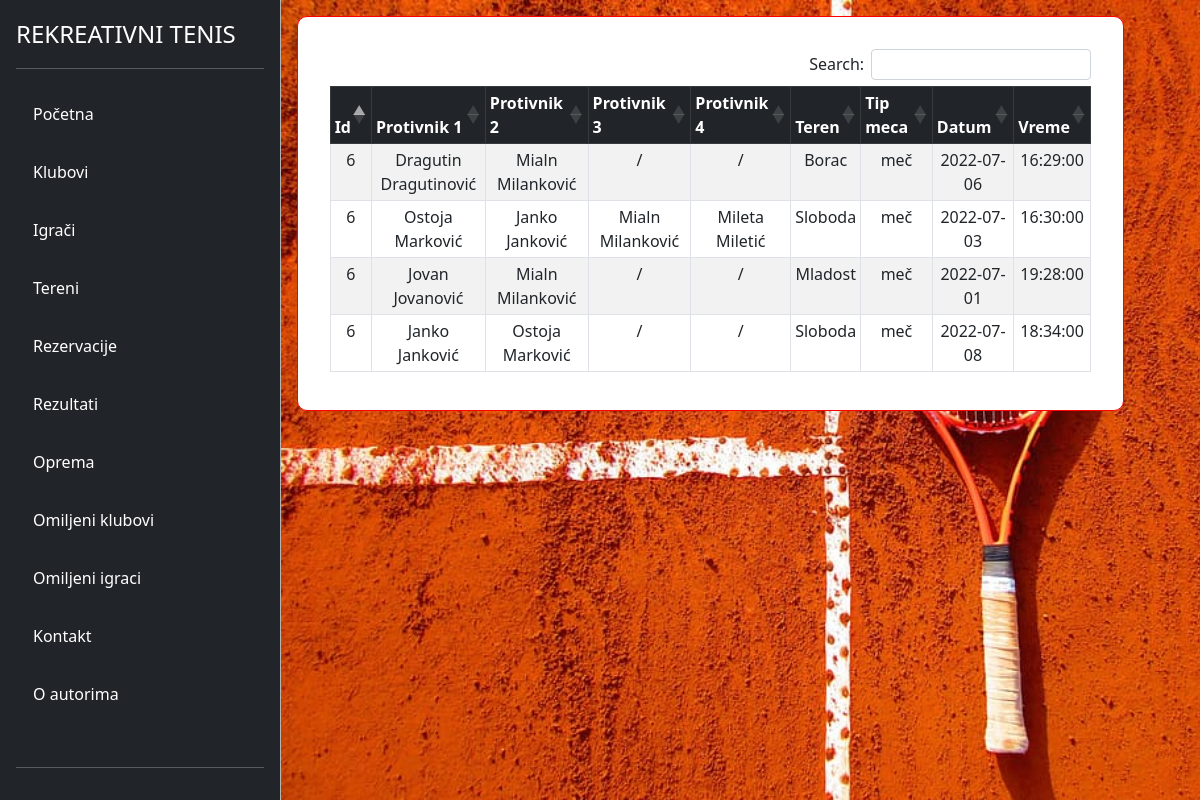
/view-gosti/reservations.php, run on the app's committed database.
### tables this page shows
CREATE TABLE `rezervacije` (
  `id` int(11) NOT NULL,
  `id_igraca1` int(11) NOT NULL,
  `id_igraca2` int(11) NOT NULL,
  `id_igraca3` int(11) DEFAULT NULL,
  `id_igraca4` int(11) DEFAULT NULL,
  `id_terena` int(11) NOT NULL,
  `id_meca` int(11) NOT NULL,
  `datum` date NOT NULL,
  `vreme` time NOT NULL
);

CREATE TABLE `mecevi` (
  `id` int(11) NOT NULL,
  `tip_meca` varchar(255) NOT NULL
);

CREATE TABLE `korisnici` (
  `id` int(11) NOT NULL,
  `ime` varchar(255) NOT NULL,
  `prezime` varchar(255) NOT NULL,
  `pol` varchar(50) DEFAULT NULL,
  `visina` int(11) DEFAULT NULL,
  `godine` int(11) DEFAULT NULL,
  `pobeda` int(11) DEFAULT NULL,
  `porazi` int(11) DEFAULT NULL,
  `naziv_kluba` varchar(255) DEFAULT NULL,
  `email` varchar(255) NOT NULL,
  `lozinka` varchar(255) NOT NULL,
  `profilna_slika` longblob DEFAULT NULL,
  `id_opreme` int(11) DEFAULT NULL,
  `id_uloge` int(11) NOT NULL
);

CREATE TABLE `tereni` (
  `id` int(11) NOT NULL,
  `naziv` varchar(255) NOT NULL,
  `lokacija` varchar(255) NOT NULL,
  `vrsta_podloge` varchar(255) NOT NULL,
  `kapacitet` int(11) NOT NULL,
  `id_kluba` int(11) NOT NULL,
  `zauzet` bit(1) NOT NULL
);

### config/DB.php (called while the page is built)
<?php
class DB{
    private static $factory;
    public static function createInstance($config = null)
    {
        $settings['dbname'] = 'rekreativnitenisdb';
        $settings['dbhost'] = '127.0.0.1';
        $settings['dbuser'] = 'root';
        $settings['dbpass'] = '';
        try{
            $dsn = 'mysql:dbname=' . $settings['dbname'] . ';host=' . $settings['dbhost'];
            $pdo = new PDO($dsn, $settings['dbuser'], $settings['dbpass'], array(PDO::MYSQL_ATTR_INIT_COMMAND => "SET NAMES utf8"));
            $pdo->setAttribute(PDO::ATTR_ERRMODE, PDO::ERRMODE_EXCEPTION);
            $pdo->setAttribute(PDO::ATTR_EMULATE_PREPARES, true);
            $pdo->setAttribute(PDO::ATTR_DEFAULT_FETCH_MODE, PDO::FETCH_ASSOC);
            self::$factory[$config] = $pdo;
            return self::$factory[$config];
        }
        catch (PDOException $e) {
            die ('Connection failed: ' . $e->getMessage());
        }
    }
}
?>

### DAO/RezervacijeDAO.php (called while the page is built, shortened)
<?php
require_once '../config/DB.php';
require_once '../DAO/TerenDAO.php';
class RezervacijeDAO
{
    private $db;
    public function __construct()
    {
        $this->db = DB::createInstance();
    }
    public function getAllRezervacije()
    {
        $sql = "SELECT r.id as 'id_r',r.*,t.*,m.* FROM rezervacije r join  tereni t ON r.id_terena=t.id JOIN mecevi m ON m.id = r.id_meca;";
        $statement = $this->db->prepare($sql);
        $statement->execute();
        $res = $statement->fetchAll();
        return $res;
    }
}

### DAO/KorisnikDAO.php (called while the page is built, shortened)
<?php
require_once '../config/DB.php';
require_once 'RezervacijeDAO.php';
class KorisnikDAO
{
    private $db;
    public function __construct()
    {
        $this->db = DB::createInstance();
    }
    public function getAllIgraciById($id)
    {
        $sql = "SELECT k.* FROM korisnici k INNER JOIN uloge u ON k.id_uloge = u.id WHERE u.naziv_uloge='igrac' and k.id=?";
        $statement = $this->db->prepare($sql);
        $statement->bindValue(1, $id);
        $statement->execute();
        $res = $statement->fetch();
        if ($res != false) return $res;
        return null;
    }
}

### DAO/TerenDAO.php (called while the page is built, shortened)
<?php
require_once '../config/DB.php';
require_once '../DAO/RezervacijeDAO.php';
class TerenDAO
{
    private $db;
    public function __construct()
    {
        $this->db = DB::createInstance();
    }
    public function getTereniById($id)
    {
        $statement = $this->db->prepare('SELECT * FROM tereni WHERE id=?');
        $statement->bindValue(1, $id);
        $statement->execute();
        $res = $statement->fetch();
        if ($res != null) {
            return $res;
        }
        return null;
    }
}

### DAO/MecDAO.php (called while the page is built, shortened)
<?php
require_once '../config/DB.php';
class MecDAO
{
    private $db;
    public function __construct()
    {
        $this->db = DB::createInstance();
    }
    public function getMeceviById($id)
    {
        $statement = $this->db->prepare('SELECT * FROM mecevi WHERE id=?');
        $statement->bindValue(1, $id);
        $statement->execute();
        $res = $statement->fetch();
        if ($res != null) {
            return $res;
        }
        return null;
    }
}

### view-gosti/reservations.php (the view, shortened to what this page needs)
<?php
require_once './partials/navigacija.php';
require_once '../DAO/RezervacijeDAO.php';
require_once '../model/Rezervacija.php';
require_once '../DAO/KorisnikDAO.php';
require_once '../DAO/TerenDAO.php';
require_once '../DAO/MecDAO.php';
$rezervacijaDAO = new RezervacijeDAO();
$rezervacije = $rezervacijaDAO->getAllRezervacije();
$korisnikDAO = new KorisnikDAO();
$terenDAO = new TerenDAO();
$meceviDAO = new MecDAO();
?>
<div class="container" style="background-image: url(./images/image-tenis.jpg); overflow:scroll; background-repeat: no-repeat; background-size: cover">
    <div class="row">
        <div class="container m-3" style="width: 90%; background-color: white; padding: 2rem; border: 1px solid red; border-radius:10px">
            <table class="table table-bordered  text-center  table-striped  table-sm mt-3" cellspacing="0" style=" margin-left:auto;margin-right:auto" id="dtBasicExample">
                <thead class="table-dark sticky-top bg-white">
                    <tr>
                        <th class="th-sm">Id</th>
                        <th class="th-sm">Protivnik 1</th>
                        <th class="th-sm">Protivnik 2</th>
                        <th class="th-sm">Protivnik 3</th>
                        <th class="th-sm">Protivnik 4</th>
                        <th class="th-sm">Teren</th>
                        <th class="th-sm">Tip meca</th>
                        <th class="th-sm">Datum</th>
                        <th class="th-sm">Vreme</th>
                    </tr>
                </thead>
                <tbody>
                    <?php foreach ($rezervacije as $item) : ?>
                        <tr>
                            <td><?= $item['id'] ?></td>
                            <td>
                                <?php
                                $igraci = $korisnikDAO->getAllIgraciById($item['id_igraca1']);
                                if ($igraci != null)
                                    echo $igraci['ime'] . ' ' . $igraci['prezime'];
                                else
                                    echo '/';
                                ?>
                            </td>
                            <td>
                                <?php
                                $igraci = $korisnikDAO->getAllIgraciById($item['id_igraca2']);
                                if ($igraci != null)
                                    echo $igraci['ime'] . ' ' . $igraci['prezime'];
                                else
                                    echo '/';
                                ?>
                            </td>
                            <td>
                                <?php
                                $igraci = $korisnikDAO->getAllIgraciById($item['id_igraca3']);
                                if ($igraci != null)
                                    echo $igraci['ime'] . ' ' . $igraci['prezime'];
                                else
                                    echo '/';
                                ?>
                            </td>
                            <td>
                                <?php
                                $igraci = $korisnikDAO->getAllIgraciById($item['id_igraca4']);
                                if ($igraci != null)
                                    echo $igraci['ime'] . ' ' . $igraci['prezime'];
                                else
                                    echo '/';
                                ?>
                            </td>
                            <td>
                                <?php
                                $tereni = $terenDAO->getTereniById($item['id_terena']);
                                if ($tereni != null)
                                    echo $tereni['naziv'];
                                else
                                    echo '/';
                                ?>
                            </td>
                            <td> <?php
                                    $mecevi = $meceviDAO->getMeceviById($item['id_meca']);
                                    if ($mecevi != null)
                                        echo $mecevi['tip_meca'];
                                    else
                                        echo '/';
                                    ?> </td>
                            <td><?= $item['datum'] ?></td>
                            <td><?= $item['vreme'] ?></td>
                        </tr>
                    <?php endforeach; ?>
                </tbody>
            </table>
        </div>
        <?php
        require_once './partials/podnozije.php';
        ?>

### view-gosti/css/style.css (style rules this page uses)
.container { max-width: 100%; max-height: 100%; }

### data on the page
rezervacije: id_meca "6", id_igraca1.ime "Dragutin", id_igraca1.prezime "Dragutinović", id_igraca2.ime "Mialn", id_igraca2.prezime "Milanković", id_terena.naziv "Borac", id_meca.tip_meca "meč", datum "2022-07-06", vreme "16:29:00"
rezervacije: id_meca "6", id_igraca1.ime "Ostoja", id_igraca1.prezime "Marković", id_igraca2.ime "Janko", id_igraca2.prezime "Janković", id_igraca3.ime "Mialn", id_igraca3.prezime "Milanković", id_igraca4.ime "Mileta", id_igraca4.prezime "Miletić", id_terena.naziv "Sloboda", id_meca.tip_meca "meč", datum "2022-07-03", vreme "16:30:00"
rezervacije: id_meca "6", id_igraca1.ime "Jovan", id_igraca1.prezime "Jovanović", id_igraca2.ime "Mialn", id_igraca2.prezime "Milanković", id_terena.naziv "Mladost", id_meca.tip_meca "meč", datum "2022-07-01", vreme "19:28:00"
rezervacije: id_meca "6", id_igraca1.ime "Janko", id_igraca1.prezime "Janković", id_igraca2.ime "Ostoja", id_igraca2.prezime "Marković", id_terena.naziv "Sloboda", id_meca.tip_meca "meč", datum "2022-07-08", vreme "18:34:00"
